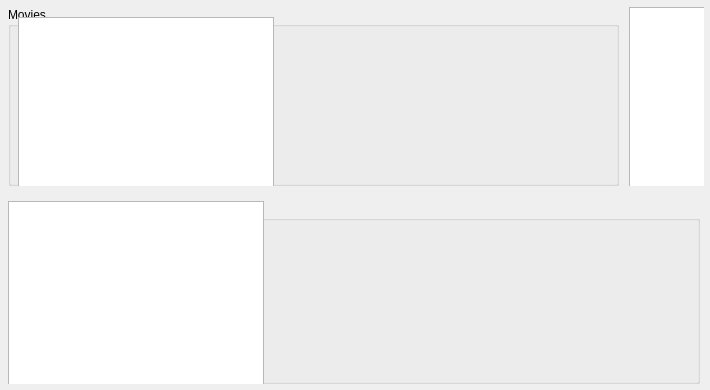
<?xml version="1.0" encoding="UTF-8"?>
<ui version="4.0">
 <class>SubiTForm</class>
 <widget class="QWidget" name="SubiTForm">
  <property name="windowModality">
   <enum>Qt::WindowModal</enum>
  </property>
  <property name="enabled">
   <bool>true</bool>
  </property>
  <property name="geometry">
   <rect>
    <x>0</x>
    <y>0</y>
    <width>710</width>
    <height>390</height>
   </rect>
  </property>
  <property name="sizePolicy">
   <sizepolicy hsizetype="Minimum" vsizetype="Minimum">
    <horstretch>100</horstretch>
    <verstretch>100</verstretch>
   </sizepolicy>
  </property>
  <property name="minimumSize">
   <size>
    <width>710</width>
    <height>390</height>
   </size>
  </property>
  <property name="maximumSize">
   <size>
    <width>1400</width>
    <height>900</height>
   </size>
  </property>
  <property name="windowTitle">
   <string>SubiT 1.1.0</string>
  </property>
  <property name="windowIcon">
   <iconset>
    <normaloff>icon.png</normaloff>icon.png</iconset>
  </property>
  <widget class="QWidget" name="formLayoutWidget">
   <property name="geometry">
    <rect>
     <x>0</x>
     <y>0</y>
     <width>711</width>
     <height>391</height>
    </rect>
   </property>
   <layout class="QFormLayout" name="MainGrid">
    <property name="sizeConstraint">
     <enum>QLayout::SetDefaultConstraint</enum>
    </property>
    <property name="fieldGrowthPolicy">
     <enum>QFormLayout::ExpandingFieldsGrow</enum>
    </property>
    <property name="rowWrapPolicy">
     <enum>QFormLayout::DontWrapRows</enum>
    </property>
    <property name="labelAlignment">
     <set>Qt::AlignCenter</set>
    </property>
    <property name="formAlignment">
     <set>Qt::AlignCenter</set>
    </property>
    <property name="horizontalSpacing">
     <number>1</number>
    </property>
    <property name="verticalSpacing">
     <number>1</number>
    </property>
    <property name="margin">
     <number>2</number>
    </property>
    <item row="9" column="1">
     <widget class="QFrame" name="verticalFrame">
      <layout class="QVBoxLayout" name="bottomLayout">
       <property name="sizeConstraint">
        <enum>QLayout::SetDefaultConstraint</enum>
       </property>
       <property name="leftMargin">
        <number>5</number>
       </property>
       <property name="topMargin">
        <number>5</number>
       </property>
       <property name="bottomMargin">
        <number>5</number>
       </property>
       <item>
        <widget class="QGroupBox" name="logGroupBox">
         <property name="sizePolicy">
          <sizepolicy hsizetype="Expanding" vsizetype="Expanding">
           <horstretch>0</horstretch>
           <verstretch>0</verstretch>
          </sizepolicy>
         </property>
         <property name="title">
          <string>Log</string>
         </property>
         <widget class="QListWidget" name="logListWidget">
          <property name="geometry">
           <rect>
            <x>0</x>
            <y>0</y>
            <width>256</width>
            <height>192</height>
           </rect>
          </property>
         </widget>
        </widget>
       </item>
      </layout>
     </widget>
    </item>
    <item row="0" column="1">
     <widget class="QFrame" name="horizontalFrame">
      <property name="enabled">
       <bool>true</bool>
      </property>
      <layout class="QHBoxLayout" name="topLayout" stretch="1,0">
       <property name="spacing">
        <number>10</number>
       </property>
       <property name="sizeConstraint">
        <enum>QLayout::SetMaximumSize</enum>
       </property>
       <property name="leftMargin">
        <number>5</number>
       </property>
       <property name="topMargin">
        <number>5</number>
       </property>
       <property name="rightMargin">
        <number>5</number>
       </property>
       <item>
        <widget class="QGroupBox" name="moviesGroupBox">
         <property name="sizePolicy">
          <sizepolicy hsizetype="Expanding" vsizetype="Expanding">
           <horstretch>0</horstretch>
           <verstretch>0</verstretch>
          </sizepolicy>
         </property>
         <property name="minimumSize">
          <size>
           <width>50</width>
           <height>50</height>
          </size>
         </property>
         <property name="title">
          <string>Movies</string>
         </property>
         <property name="flat">
          <bool>false</bool>
         </property>
         <property name="checkable">
          <bool>false</bool>
         </property>
         <widget class="QListWidget" name="moviesListWidget">
          <property name="geometry">
           <rect>
            <x>10</x>
            <y>10</y>
            <width>256</width>
            <height>192</height>
           </rect>
          </property>
         </widget>
         <zorder>versionGroupBox</zorder>
         <zorder>moviesListWidget</zorder>
        </widget>
       </item>
       <item>
        <widget class="QGroupBox" name="versionGroupBox">
         <property name="sizePolicy">
          <sizepolicy hsizetype="Expanding" vsizetype="Expanding">
           <horstretch>0</horstretch>
           <verstretch>0</verstretch>
          </sizepolicy>
         </property>
         <property name="minimumSize">
          <size>
           <width>50</width>
           <height>50</height>
          </size>
         </property>
         <property name="title">
          <string>Versions</string>
         </property>
         <property name="flat">
          <bool>false</bool>
         </property>
         <property name="checkable">
          <bool>false</bool>
         </property>
         <widget class="QListWidget" name="versionsListWidget">
          <property name="geometry">
           <rect>
            <x>0</x>
            <y>0</y>
            <width>256</width>
            <height>192</height>
           </rect>
          </property>
         </widget>
        </widget>
       </item>
      </layout>
     </widget>
    </item>
   </layout>
  </widget>
 </widget>
 <resources/>
 <connections/>
</ui>
